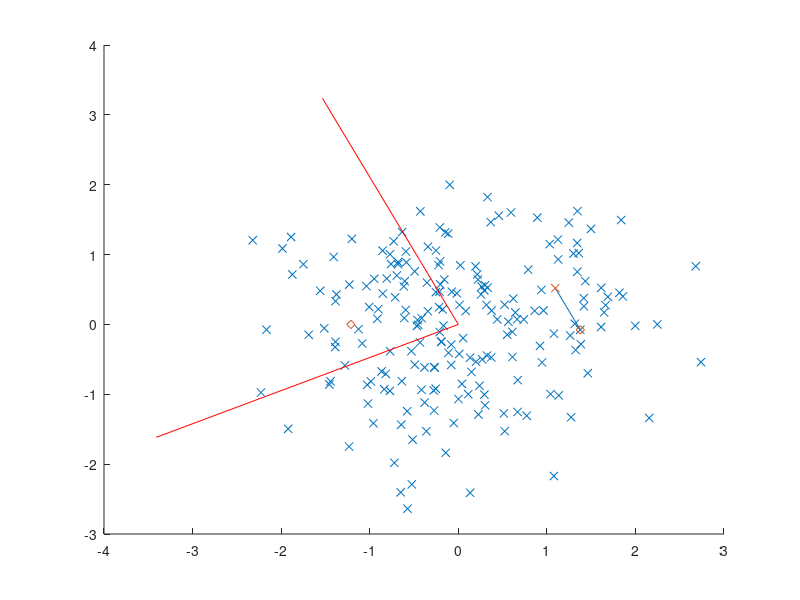

This chart was generated by the following MATLAB code: (Note: this script raises an error after producing the figure.)
%% cleanup
%close all
clear all
clc

%% params
dim = 2;
n_features = 200;

%% shift around 0-vector
%f = [0 0; 0 1; 2 1; -2 -1; 0 -1]';
f = randn(dim, n_features) + ones(dim,n_features)*5;
f_mean = mean(f,2);
f = f - repmat(f_mean,1,n_features);

scatter(f(1,:),f(2,:),'x');
%axis([-3 3 -3 3]);
hold on;
[U S V] = svd(f);


mu = mean(f,2);
%mu = [0;0];
plot([mu(1) mu(1)+U(1,1)*sqrt(S(1,1))], [mu(2) mu(2)+U(1,2)*sqrt(S(1,1))],'r');
plot([mu(1) mu(1)+U(2,1)*sqrt(S(2,2))], [mu(2) mu(2)+U(2,2)*sqrt(S(2,2))],'r');


for i = 1:size(f,2)
    
    pt = U(:,1)'*f(:,i)*U(:,1);
    plot([f(1,i) pt(1)],[f(2,i) pt(2)]);
    scatter(pt(1),pt(2),'x');
    
    pt = U(:,1)'*f(:,i);
    plot([f(1,i) pt(1)],[f(2,i) 0],'d');
    scatter(pt(1),10,'o','black');
    

end
hold off;